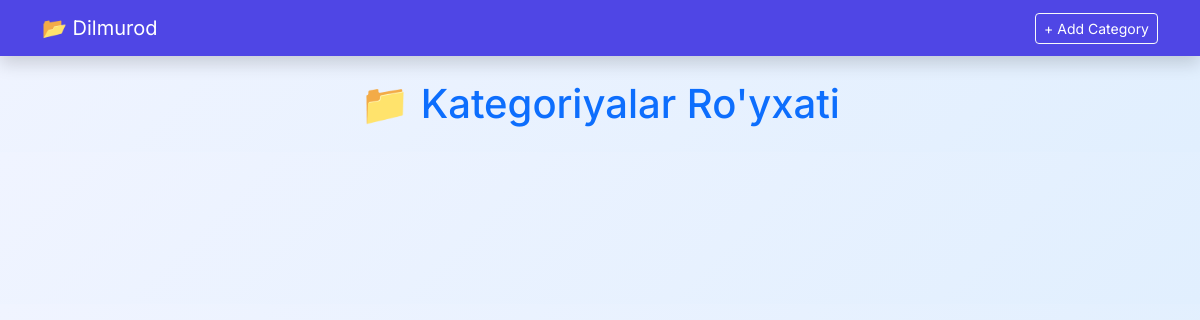
/category_list, run on an earlier commit of the app's database.
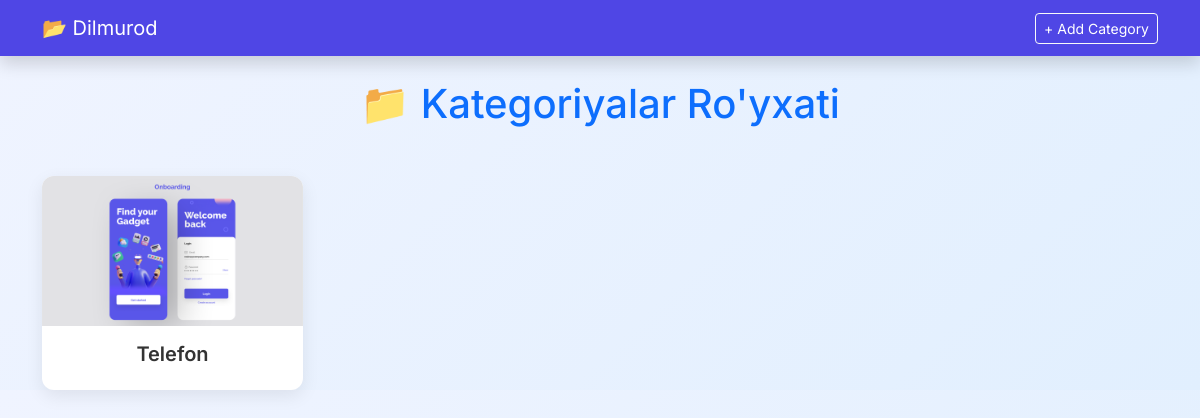
And on a later commit of the database.
### app_store/models.py (models this page shows, shortened)
class  Category(models.Model):
    category_name = models.CharField(max_length=100)
    category_logo = models.ImageField(upload_to='images/')
    class Meta:
        verbose_name = 'Category'
        verbose_name_plural = 'Categories'
        ordering = ['category_name']
        db_table = 'categories'

### app_store/views.py (the view)
# urls.py: path('category_list', ContegoryListView.as_view(), name='category_list'),
class  ContegoryListView(ListView):
    model =  Category
    context_object_name = 'category_list'
    template_name = 'categories/list.html'
    paginate_by = 10

### templates/categories/list.html (shortened to what this page needs)
<!DOCTYPE html>
<html lang="en">
<head>
  <link href="https://cdn.jsdelivr.net/npm/bootstrap@5.3.0/dist/css/bootstrap.min.css" rel="stylesheet">
</head>
<body>
  <nav class="navbar fixed-top navbar-expand-lg shadow">
    <div class="container">
      <a class="navbar-brand" href="{% url 'base' %}">📂 Dilmurod</a>
      <div class="collapse navbar-collapse" id="navMenu">
        <ul class="navbar-nav ms-auto align-items-center">
          <li class="nav-item">
            <a class="btn btn-outline-light btn-sm" href="{% url 'add_category' %}">
              + Add Category
            </a>
          </li>
        </ul>
      </div>
    </div>
  </nav>
  <div class="container">
    <h1 class="text-center text-primary mb-5">📁 Kategoriyalar Ro'yxati</h1>
    <div class="row g-4">
      {% for i in category_list %}
        <div class="col-sm-6 col-md-4 col-lg-3">
          <div class="card">
            <img src="{{ i.category_logo.url }}" alt="{{ i.category_name }}" class="card-img-top">
            <div class="card-body">
              <h5 class="card-title">{{ i.category_name }}</h5>
            </div>
          </div>
        </div>
      {% endfor %}
    </div>
  </div>
</body>
</html>

What changed in the data, as far as the page shows it:
added Category: category_logo (picture), category_name "Telefon"
